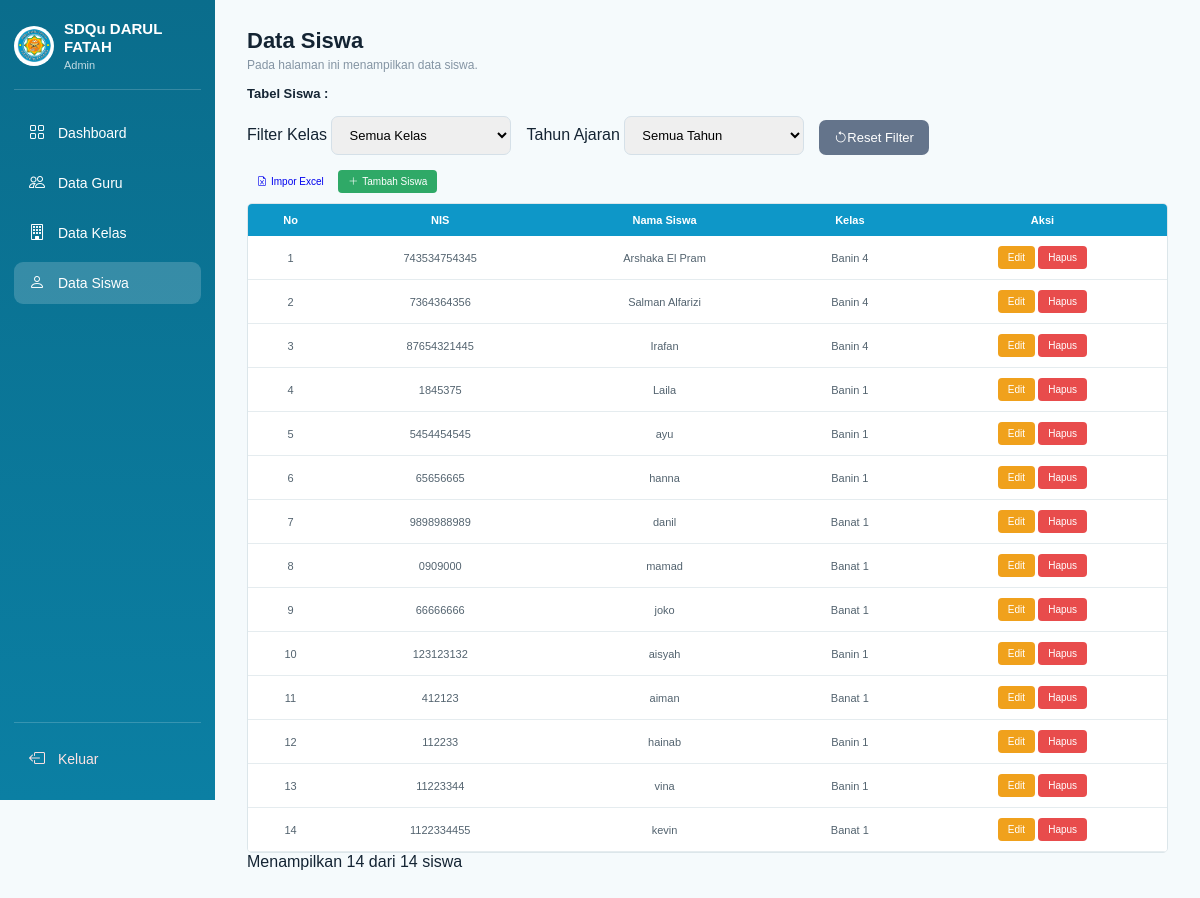
/admin/ad_index.php?page=siswa (signed in), run on the app's committed database.
### tables this page shows
CREATE TABLE `tbl_siswa` (
  `id_siswa` int(11) NOT NULL,
  `nis` varchar(30) NOT NULL,
  `nama_siswa` varchar(100) NOT NULL,
  `id_kelas` int(11) NOT NULL
);

CREATE TABLE `tbl_kelas` (
  `id_kelas` int(11) NOT NULL,
  `nama_kelas` varchar(50) NOT NULL,
  `id_wali_guru` int(11) DEFAULT NULL
);

### admin/ad_index.php (called while the page is built, shortened)
<?php
$page = $_GET['page'] ?? 'beranda';
switch ($page) {
    case 'siswa':
        $file = 'modSiswa/dt_siswa.php';
        break;
}
require 'ad_header.php';
require $file;
require 'ad_footer.php';
?>

### admin/modSiswa/dt_siswa.php (the view, shortened to what this page needs)
<?php
$query = mysqli_query($koneksi, "SELECT tbl_siswa.*, tbl_kelas.nama_kelas FROM tbl_siswa JOIN tbl_kelas ON tbl_siswa.id_kelas = tbl_kelas.id_kelas ORDER BY tbl_siswa.id_siswa DESC");
?>
<div class="crud-header">
    <h2>Data Siswa</h2>
    <p>Pada halaman ini menampilkan data siswa.</p>
</div>
<div class="crud-section">
    <h4>Tabel Siswa :</h4>
    <div class="filter-siswa-container">
        <div class="filter-siswa-item">
            <label for="filterKelasSiswa">Filter Kelas</label>
            <select id="filterKelasSiswa">
                <option value="semua">Semua Kelas</option>
            </select>
        </div>
        <div class="filter-siswa-item">
            <label for="filterTahunSiswa">Tahun Ajaran</label>
            <select id="filterTahunSiswa">
                <option value="semua">Semua Tahun</option>
            </select>
        </div>
        <button type="button" class="btn-reset-filter" onclick="resetFilterSiswa()">
            <i class="bi bi-arrow-counterclockwise"></i> Reset Filter
        </button>
    </div>
    <div class="aksi-header-siswa">
        <a href="ad_index.php?page=imporSiswa" class="btn-small btn-import-siswa">
            <i class="bi bi-file-earmark-excel"></i> Impor Excel
        </a>
        <a href="ad_index.php?page=tambahSiswa" class="btn-small btn-add">
            <i class="bi bi-plus-lg"></i> Tambah Siswa
        </a>
    </div>
    <div class="table-wrapper">
        <table class="crud-table" id="tabelDataSiswa">
            <thead>
                <tr>
                    <th>No</th>
                    <th>NIS</th>
                    <th>Nama Siswa</th>
                    <th>Kelas</th>
                    <th>Aksi</th>
                </tr>
            </thead>
            <tbody>
                <?php
                $no = 1;
                while ($data = mysqli_fetch_assoc($query)) {
                ?>
                    <tr class="baris-siswa" data-kelas="<?php echo $data['id_kelas']; ?>" data-tahun="2026/2027">
                        <td class="nomor-siswa"><?php echo $no++; ?></td>
                        <td><?php echo htmlspecialchars($data['nis']); ?></td>
                        <td><?php echo htmlspecialchars($data['nama_siswa']); ?></td>
                        <td><?php echo htmlspecialchars($data['nama_kelas']); ?></td>
                        <td>
                            <a href="ad_index.php?page=ubahSiswa&id=<?php echo $data['id_siswa']; ?>" class="btn-small btn-edit">Edit</a>
                            <button type="button" class="btn-small btn-delete" onclick="konfirmasiHapusSiswa(<?php echo $data['id_siswa']; ?>)">Hapus</button>
                        </td>
                    </tr>
                <?php } ?>
            </tbody>
        </table>
    </div>
    <div class="jumlah-data-siswa" id="jumlahDataSiswa"></div>
</div>

### css/admin.css (style rules this page uses)
* { margin: 0; padding: 0; box-sizing: border-box; }
body { font-family: Arial, Helvetica, sans-serif; background-color: #F5FAFC; color: #142433; }
.crud-header { margin-bottom: 14px; }
.crud-header h2 { font-size: 22px; color: #142433; margin-bottom: 4px; }
.crud-header p { font-size: 12px; color: #8494A3; }
.crud-section h4 { font-size: 13px; color: #142433; margin-bottom: 8px; }
.table-wrapper { width: 100%; margin-top: 10px; overflow-x: auto; border: 1px solid #DCE6EA; border-radius: 5px; }
.crud-table { width: 100%; border-collapse: collapse; background-color: #FFFFFF; }
.crud-table th, .crud-table td { padding: 10px 12px; font-size: 11px; text-align: center; }
.crud-table th { background-color: #0E97C8; color: #FFFFFF; font-weight: 600; }
.crud-table td { border-bottom: 1px solid #E5ECEF; color: #53636F; }
.btn-small { display: inline-flex; align-items: center; justify-content: center; gap: 4px; border: none; border-radius: 4px; padding: 6px 10px; font-size: 10px; text-decoration: none; cursor: pointer; }
.btn-add, .btn-save { background-color: #2FA967; color: white; }
.btn-edit, .btn-back { background-color: #F0A11C; color: white; }
.btn-delete { background-color: #E84C4C; color: white; }
.filter-siswa-container { display: flex; align-items: end; gap: 15px; flex-wrap: wrap; margin: 15px 0; }
.filter-siswa-item select { min-width: 180px; padding: 10px 13px; border: 1px solid #d5e0e8; border-radius: 7px; font-size: 13px; }
.btn-reset-filter { display: inline-flex; padding: 10px 15px; border-radius: 7px; background: #64748b; color: white; font-size: 13px; cursor: pointer; border: none; }

### data on the page
tbl_siswa: nis "743534754345", nama_siswa "Arshaka El Pram", id_kelas.nama_kelas "Banin 4"
tbl_siswa: nis "7364364356", nama_siswa "Salman Alfarizi", id_kelas.nama_kelas "Banin 4"
tbl_siswa: nis "87654321445", nama_siswa "Irafan", id_kelas.nama_kelas "Banin 4"
tbl_siswa: nis "1845375", nama_siswa "Laila", id_kelas.nama_kelas "Banin 1"
tbl_siswa: nis "5454454545", nama_siswa "ayu", id_kelas.nama_kelas "Banin 1"
tbl_siswa: nis "65656665", nama_siswa "hanna", id_kelas.nama_kelas "Banin 1"
tbl_siswa: nis "9898988989", nama_siswa "danil", id_kelas.nama_kelas "Banat 1"
tbl_siswa: nis "0909000", nama_siswa "mamad", id_kelas.nama_kelas "Banat 1"
tbl_siswa: nis "66666666", nama_siswa "joko", id_kelas.nama_kelas "Banat 1"
tbl_siswa: nis "123123132", nama_siswa "aisyah", id_kelas.nama_kelas "Banin 1"
tbl_siswa: nis "412123", nama_siswa "aiman", id_kelas.nama_kelas "Banat 1"
tbl_siswa: nis "112233", nama_siswa "hainab", id_kelas.nama_kelas "Banin 1"
tbl_siswa: nis "11223344", nama_siswa "vina", id_kelas.nama_kelas "Banin 1"
tbl_siswa: nis "1122334455", nama_siswa "kevin", id_kelas.nama_kelas "Banat 1"
